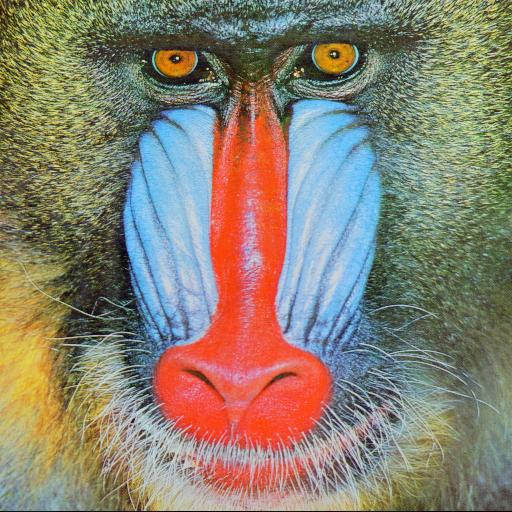
#> input picture lab1/mandril.jpg, 512 x 512 px
$ jupyter execute 01_intro.ipynb
#> lines starting #> are read from the running program, lines starting #| are printed output that depends on the picture
W ramach kursu będziemy wykorzystywać głównie bibliotekę OpenCV (Open Computer Vision Library).
W trakcie niniejszego ćwiczenia zapoznamy się z podstawowymi funkcjonalnościami: wczytaniami, zapisywaniem, konwersją do inne przestrzeni barw.
Zaznajomimy się również z Jupyter Notebook.

Wczytywanie obrazów z wykorzystaniem OpenCV.
1. Zaimportuj bibliotekę OpenCV:
        `import cv2`
1. Zaimportuj bibliotekę pyplot z matplotlib jako plt:
        `from matplotlib import pyplot as plt`
1. Wygodną opcją jest możliwość pobierania danych (obrazów, ale też np. baz danych) z sieci.
   Eliminuje to konieczność pobierania danych np. z Moodle oraz czyni uzupełniony Notebook "samowystarczalnym" - wystarczy go uruchomić.
   * zaimportuj bibliotekę os `import os`
   * zaimportuj bibliotekę request `import requests`
   * stwórz zmienne na adres pobieranego pliku (*url*) i samą jego nazwę (*fileName*)
   * sprawdź, czy taki plik istnieje (unikniemy wielokrotnego pobierania tych samych danych)
        `if not os.path.exists(fileName) :`
   * pobierz plik: `r = requests.get(url + fileName, allow_redirects=True)`
   * zapisz na dysku: `open(fileName, 'wb').write(r.content)`

1. Wykorzystując polecenie *imread* wczytaj obraz *mandril.jpg*
1. Wyświetl obraz wykorzystując bibliotekę *pyplot*
        plt.imshow(I)
        plt.xticks([]), plt.yticks([])
        plt.show()
1. Jeśli ktoś nie wie jak powinien wyglądać mandryl, to proszę podglądnąć obraz na GitHub lub w sprawdzić w Interencie.
   Przyczyną problemu jest sposób w jaki funkcja `imread` z OpenCV odczytuje obraz (BGR, zamiast RGB).
   Obrazom kolorowym będzie poświęcone odrębne ćwiczenie, także nie będziemy w tym miejscu rozwijać tego wątku.
1. W celu poprawnego wyświetlenia należy dokonać konwersji koloru z BGR na RGB.
        I = cv2.cvtColor(I, cv2.COLOR_BGR2RGB)
1. Dla porządku warto dodać, że w OpenCV do wyświetlania domyślnie wykorzystuje się funkcję `imshow`.
   Jednakże w przypadku Jupyter Notebook to rozwiązanie ma pewne wady i dlatego nie będziemy jej używać.
   Natomiast jeśli ktoś pracuje w "czystym" Python, to jest to na pewno równoważna funkcjonalność.

[cell 1]
import cv2
import os
from matplotlib import pyplot as plt
import requests

url = 'https://raw.githubusercontent.com/vision-agh/poc_sw/master/01_Intro/'
fileName = 'mandril.jpg'
if not os.path.exists(fileName) :
    r = requests.get(url + fileName, allow_redirects=True)
    open(fileName, 'wb').write(r.content)

W praktycznych rozważaniach często analizuje się obrazy w odcieniach szarości (ang. *grayscale*).
Do konwersji służy znana już funkcja `cvtColor` tylko tym razem z parametrem `cv2.COLOR_RGB2GRAY`.
Proszę spróbować wyświetlić obraz.
Może okazać się, że nadal jest kolorowy, choć inaczej.
Dlaczego tak się dzieje zostanie obszerniej wyjaśnione pod koniec ćwiczenia.
Na razie należy dodać polecenie `plt.gray()` przed `plt.show`.

[cell 2]
# open image

img = cv2.imread(fileName)
#> img is the input picture: shape (512, 512, 3); mean B, G, R 113.2, 128.8, 137.4
img = cv2.cvtColor(img, cv2.COLOR_BGR2RGB)
img2 = cv2.cvtColor(img, cv2.COLOR_RGB2GRAY)
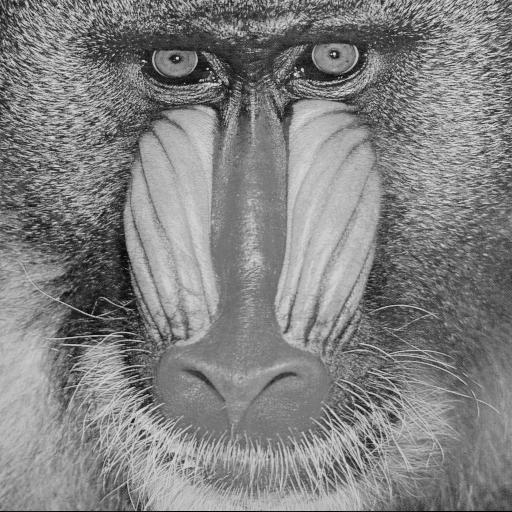
#> img2: shape (512, 512); min 1, max 238, mean 129.6
plt.imshow(img2)
plt.show()

Czasami konieczne jest zapisanie przetworzonego obrazu.
Służy do tego funkcja `cv2.imwrite`.
Proszę zapisać szarą wersję mandryla w formacie *png*.
Warto sprawdzić, czy obraz zapisał się poprawnie tj. otworzyć go w aplikacji do przeglądania obrazów.

[cell 3]
cv2.imwrite('mandril_gray.png', img2)
#> Out = True

Obraz w skali szarości możemy traktować jako dwuwymiarową funkcję $L(x,y)$, gdzie $x$, $y$ to współrzędne piksela, a $L(x,y)$ poziom jasności (najczęściej [0;255] - zapis na 8-bitach, typ *unsigned int*).
Wyświetl obraz mandryl jako funkcję dwuwymiarową (uwaga - to chwilę się liczy):

[cell 4]
import numpy as np

# create grid
xx, yy = np.mgrid[0:img2.shape[0], 0:img2.shape[1]]

# create the figure
fig = plt.figure()
ax = fig.add_subplot(projection = '3d')
ax.plot_surface(xx, yy, img2 ,rstride=1, cstride=1, cmap=plt.get_cmap('gray'),
        linewidth=0)
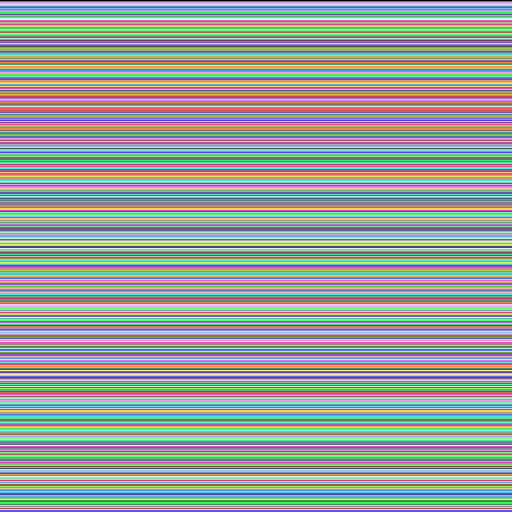
#> xx: shape (512, 512) int64; 512 distinct labels, from 0 to 511; one colour per label, 0 black

# show it
plt.show()
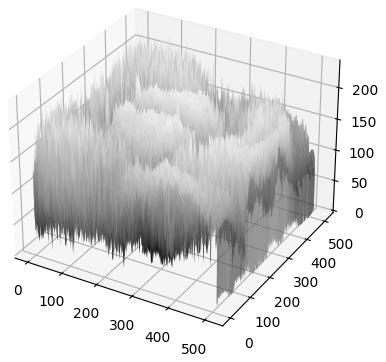
#> figure drawn by matplotlib, 1 panel

Komentarz:
- używamy biblioteki do obliczeń *numpy*,
- tworzymy siatkę punktów o rozmiarach takich jak obraz (*shape*),
- rysujemy wykres 3D

Podczas przetwarzania i analizy obrazów przydatne bywają "przekroje" przez obraz, czyli wartości funkcji $L(x,y)$ w przypadku gdy $x$ lub $y$ jest ustalone.
Wykonaj jeden wybrany przekrój w $x$ i $y$:
- po pierwsze należy pobrać dany wiersz lub kolumnę - np. `S = IG[10,:]` (tu jedenasty wiersz),
- po drugie stworzyć wykres złożony z dwóch subwykresów: `f, (ax1,ax2) = plt.subplots(1,2)`
- dla każdego z nich ustawić tytuł (np. `ax1.set_title('XXX')`) oraz treść `ax1.plot(S)`,
- na koniec całość wyświetlić `plt.show()`.

[cell 5]
s1 = img2[10, :]
#> s1 = 512 values, max 233 at index 458, min 22 at index 37, mean 118.2
s2 = img2[50, :]
#> s2 = 512 values, max 216 at index 443, min 7 at index 362, mean 96.32
f, (ax1, ax2) = plt.subplots(1, 2)
ax1.set_title('row 11')
ax2.set_title('row 51')
ax1.plot(s1)
ax2.plot(s2)
plt.show()
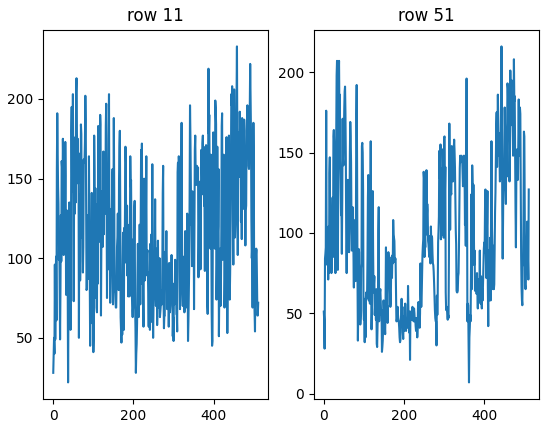
#> figure drawn by matplotlib, 2 panels; panel 1: curve peaks at x = 458, y = 233; panel 2: curve peaks at x = 443, y = 216

Obrazy indeksowane składają się z dwóch macierzy - obrazu oraz tzw. mapy kolorów.
W macierzy obrazu zapisane są wartości poszczególnych pikseli.
Macierz mapy kolorów ma rozmiar $m \times 3$ ($m$ wierszy, w~każdym 3 wartości - składowe R,G,B).
Podczas wyświetlania, na podstawie wartości piksela, odczytywany jest kolor z macierzy mapy kolorów.
W ten sposób możliwe staje się "pokolorowanie" obrazu w skali szarości (stąd wcześniej szary mandryl był kolorowy).
Wykorzystanie pseudokoloru nie wpływa na ilość informacji zawartej na obrazku, pomaga jedynie przedstawić go w bardziej czytelnej (dla człowieka) formie.
Przykładowo można uzyskać poprawę kontrastu, co jest ważne przy analizie np. obrazów medycznych.
Bardziej obszerny opis i spis dostępnym map można znaleźć w [dokumentacji.](https://matplotlib.org/3.1.0/tutorials/colors/colormaps.html)

Wykorzystując dokumentację oraz polecenie `plt.imshow(IG, cmap=plt.get_cmap('XXX'))` proszę wyświetlić obraz madryl w 4 różnych mapach kolorów.

[cell 6]
cmaps = ['viridis', 'plasma', 'inferno', 'magma']
fig, axs = plt.subplots(1, len(cmaps), figsize=(15, 4))
for i, cmap in enumerate(cmaps):
    axs[i].imshow(img2, cmap=plt.get_cmap(cmap))
    axs[i].set_title(cmap)

plt.tight_layout()
plt.show()
